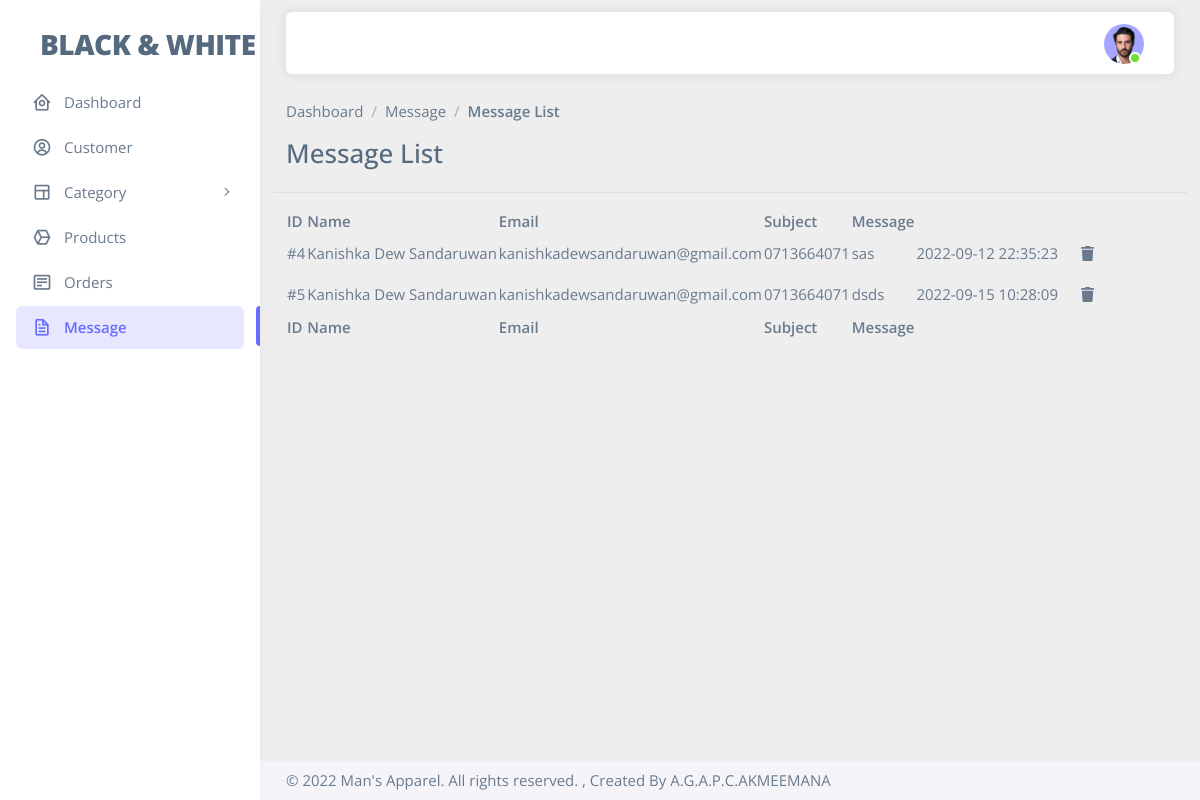
/admin/message.php (signed in), run on an earlier commit of the app's database.
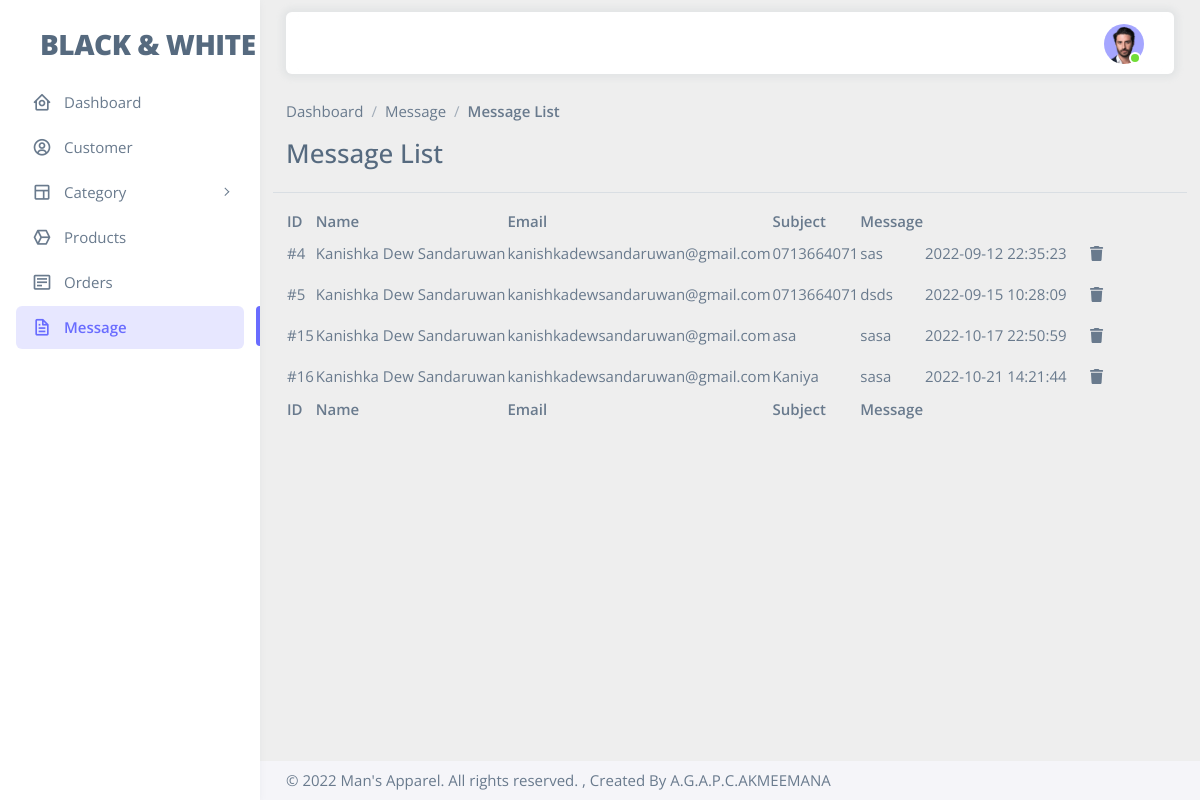
And on a later commit of the database.
### tables this page shows
CREATE TABLE `contact` (
  `contact_id` int(11) NOT NULL,
  `name` varchar(255) NOT NULL,
  `email` varchar(255) NOT NULL,
  `subject` varchar(255) NOT NULL,
  `message` varchar(255) NOT NULL,
  `date_updated` datetime NOT NULL
);

### server/include/view.php (called while the page is built, shortened)
<?php
function getAllMessages(){
	include 'connection.php';
	$messages = "SELECT * FROM contact";
	return mysqli_query($con,$messages);
}
?>

### admin/message.php (the view, shortened to what the changed rows need)
<!DOCTYPE html>
<html lang="en" class="light-style layout-menu-fixed" dir="ltr" data-theme="theme-default" data-assets-path="assets/"
    data-template="vertical-menu-template-free">
<head>
    <?php include 'template/head.php'; ?>
</head>
<body>
    <div class="layout-wrapper layout-content-navbar">
        <div class="layout-container">
            <?php include 'template/navbar.php'; ?>
            <div class="content-wrapper">
                <div class="container-xxl flex-grow-1 container-p-y">
                    <div class="row">
                        <div class="table-responsive">
                        <table id="datatablesSimple">
                        <thead>
                            <tr>
                                <th>ID</th>
                                <th>Name</th>
                                <th>Email</th>
                                <th>Subject</th>
                                <th>Message</th>
                            </tr>
                        </thead>
                        <tfoot>
                            <tr>
                                <th>ID</th>
                                <th>Name</th>
                                <th>Email</th>
                                <th>Subject</th>
                                <th>Message</th>
                            </tr>
                        </tfoot>
                        <tbody>
                            <?php
                                $getall = getAllMessages();
                                while($row=mysqli_fetch_assoc($getall)){ ?>
                            <tr>
                                <td>#<?php echo $row['contact_id']; ?></td>
                                <td><?php echo $row['name']; ?></td>
                                <td><?php echo $row['email']; ?></td>
                                <td><?php echo $row['subject']; ?></td>
                                <td><?php echo $row['message']; ?></td>
                                <td><?php echo $row['date_updated']; ?></td>
                                <td>
                                    <button type="button"
                                        onclick="permenantdeleteData(<?php echo $row['contact_id']; ?>, 'contact', 'contact_id' )"
                                        class="btn btn-darkblue"> <i class="fa-solid fa-trash"></i> </button>
                                </td>
                            </tr>
                            <?php } ?>
                        </tbody>
                    </table>
                        </div>
                    </div>
                </div>
                <?php include 'template/footer.php'; ?>
</body>
</html>

What changed in the data, as far as the page shows it:
added contact: contact_id "15", name "Kanishka Dew Sandaruwan", email "kanishkadewsandaruwan@gmail.com", subject "asa", message "sasa", date_updated "2022-10-17 22:50:59"
added contact: contact_id "16", name "Kanishka Dew Sandaruwan", email "kanishkadewsandaruwan@gmail.com", subject "Kaniya", message "sasa", date_updated "2022-10-21 14:21:44"
